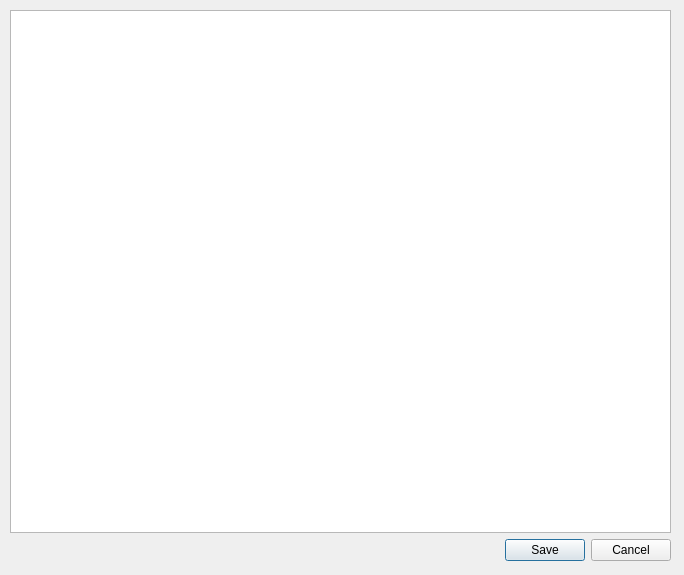
<?xml version="1.0" encoding="UTF-8"?>
<ui version="4.0">
 <class>notes</class>
 <widget class="QDialog" name="notes">
  <property name="geometry">
   <rect>
    <x>0</x>
    <y>0</y>
    <width>684</width>
    <height>575</height>
   </rect>
  </property>
  <property name="windowTitle">
   <string>Dialog</string>
  </property>
  <widget class="QWidget" name="verticalLayoutWidget">
   <property name="geometry">
    <rect>
     <x>10</x>
     <y>10</y>
     <width>661</width>
     <height>551</height>
    </rect>
   </property>
   <layout class="QVBoxLayout" name="verticalLayout">
    <item>
     <widget class="QPlainTextEdit" name="plainTextEdit"/>
    </item>
    <item>
     <widget class="QDialogButtonBox" name="buttonBox">
      <property name="standardButtons">
       <set>QDialogButtonBox::Cancel|QDialogButtonBox::Save</set>
      </property>
     </widget>
    </item>
   </layout>
  </widget>
 </widget>
 <resources/>
 <connections>
  <connection>
   <sender>buttonBox</sender>
   <signal>rejected()</signal>
   <receiver>notes</receiver>
   <slot>close()</slot>
   <hints>
    <hint type="sourcelabel">
     <x>340</x>
     <y>547</y>
    </hint>
    <hint type="destinationlabel">
     <x>341</x>
     <y>287</y>
    </hint>
   </hints>
  </connection>
  <connection>
   <sender>buttonBox</sender>
   <signal>accepted()</signal>
   <receiver>notes</receiver>
   <slot>accept()</slot>
   <hints>
    <hint type="sourcelabel">
     <x>340</x>
     <y>547</y>
    </hint>
    <hint type="destinationlabel">
     <x>341</x>
     <y>287</y>
    </hint>
   </hints>
  </connection>
 </connections>
</ui>
